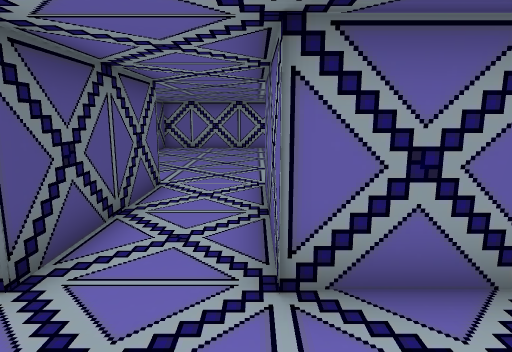
View 1 (above)

12 first-person views from a walk through a 3-D level made in the Unity game engine. The camera is 1.5 m above the floor, tilts 10° down and sees 75° across. The floor is counted in squares, 1 m on a side. Each view is taken from the middle of a square. On the plan, view 1 faces up. The plan holds only what a view shows up to about 15 squares ahead; the rest is blank. Some surface patterns are stand-ins.

View 2
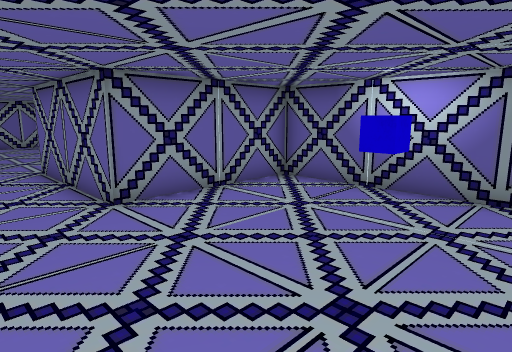

View 3
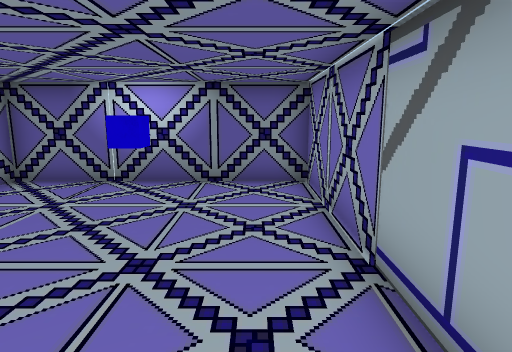

View 4
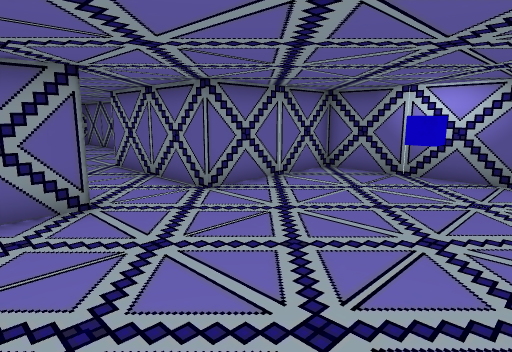

View 5
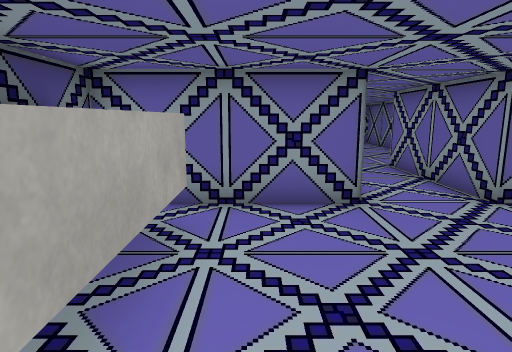

View 6
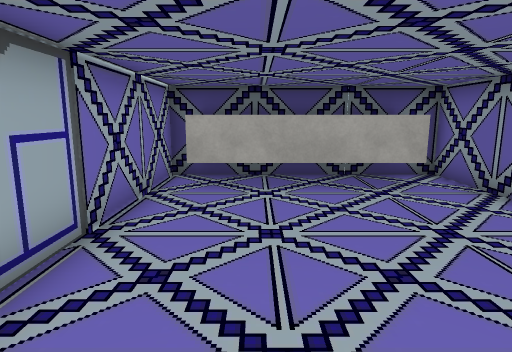

View 7
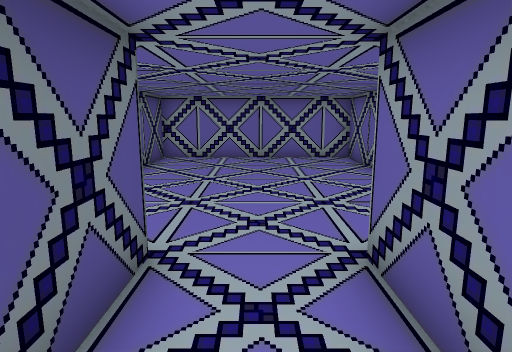

View 8
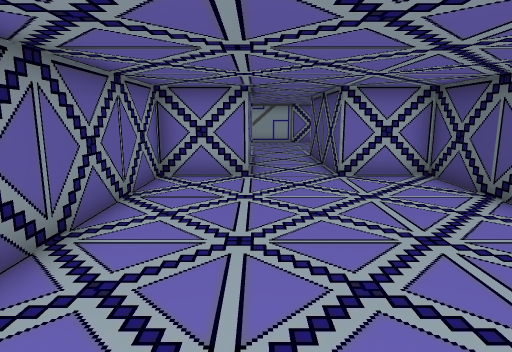

View 9
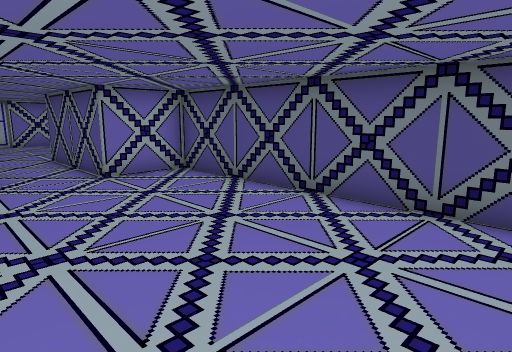

View 10
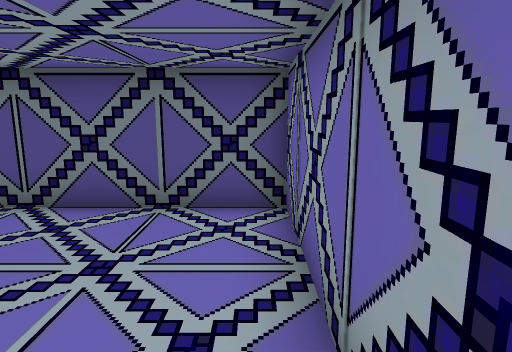

View 11
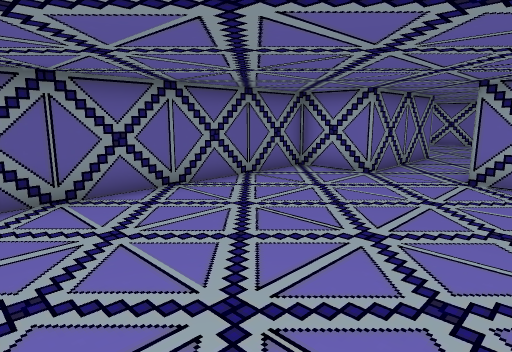

View 12
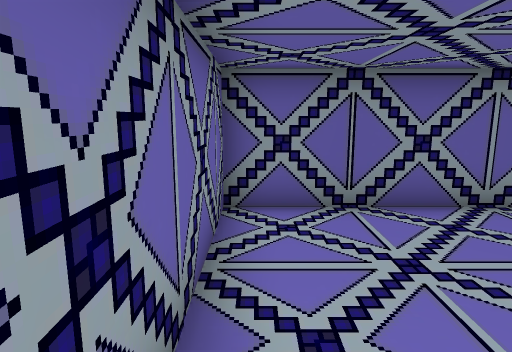

### Floor plan
Points are (right, up) in squares from view 1. A wall is a line through its corners. A room is listed if a view was taken in it or the views show most of it. See-through windows are left out.
Room 1 (views 1, 2, 3, 4, 5, 6, 7)
walls: (-5, 1.6) (-5, -3.5); (-6, -4.2) (4.8, -4.2) (4.8, 2.7) (0.2, 2.7) (0.2, 7.4); (-2.2, 7.4) (-2.2, 2.7) (-6.8, 2.7) (-6.8, -3)
ways out: opening at (-1, 7) to room 2
objects: other object (3, -1) to (4, 0)
Room 2 (views 8, 9, 10, 11, 12)
walls: (0.2, 7.4) (2.5, 7.4) (2.5, 16.5) (-4.5, 16.5) (-4.5, 7.4) (-2.2, 7.4)
ways out: opening at (-1, 7) to room 1

Where each view was taken, in squares from view 1:
view 1: 0 up, 0 right, facing up
view 2: 3 down, 2 left, facing up-right
view 3: 3 down, 3 left, facing right
view 4: 3 down, 4 left, facing up-right
view 5: 3 down, 4 left, facing up
view 6: 2 down, 2 right, facing left
view 7: 4 up, 1 left, facing up
view 8: 16 up, 0 right, facing down
view 9: 16 up, 1 right, facing down-left
view 10: 16 up, 1 right, facing left
view 11: 16 up, 4 left, facing down-right
view 12: 16 up, 3 left, facing right
